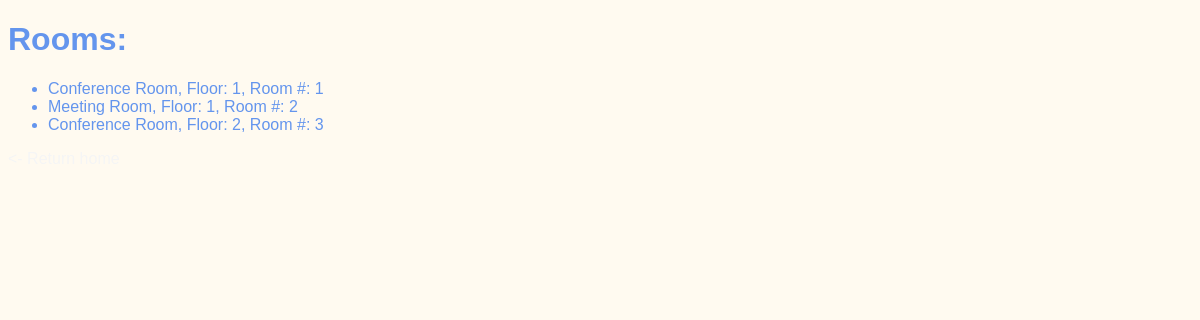
/rooms/, run on the app's committed database.
### rooms/models.py (models this page shows)
class Room(models.Model):
    name = models.CharField(max_length=200)
    floor = models.IntegerField(default=1)
    room_number = models.IntegerField(default=1)
    def __str__(self):
        return f"{self.name}, Floor: {self.floor}, Room #: {self.room_number}"

### rooms/views.py (the view)
# urls.py: path('', views.room_list, name="all_rooms")
def room_list(request):
    try:
        rooms = Room.objects.all()
        return render(request, "rooms/all_rooms.html",
                      {"rooms": rooms})
    except Meeting.DoesNotExist:
        return HttpResponse("404: not found :(")

### rooms/templates/rooms/all_rooms.html (shortened to what this page needs)
{% extends 'base.html' %}
{% block content %}
        <h1><b>Rooms:</b></h1>
        <p>
            <ul>
                {% for r in rooms %}
                    <li>
                            {{r}}
                    </li>
                {% endfor %}
            </ul>
        </p>
        <p>
            <a href="{% url 'welcome' %}">
            </a>
        </p>
{% endblock %}

### website/static/website/style.css (style rules this page uses)
body { font-family: sans-serif; color: cornflowerblue; background-color: floralwhite; }
a { text-decoration: none; color:whitesmoke; }

### data on the page
Room: name+floor+room_number "Conference Room, Floor: 1, Room #: 1"
Room: name+floor+room_number "Meeting Room, Floor: 1, Room #: 2"
Room: name+floor+room_number "Conference Room, Floor: 2, Room #: 3"
